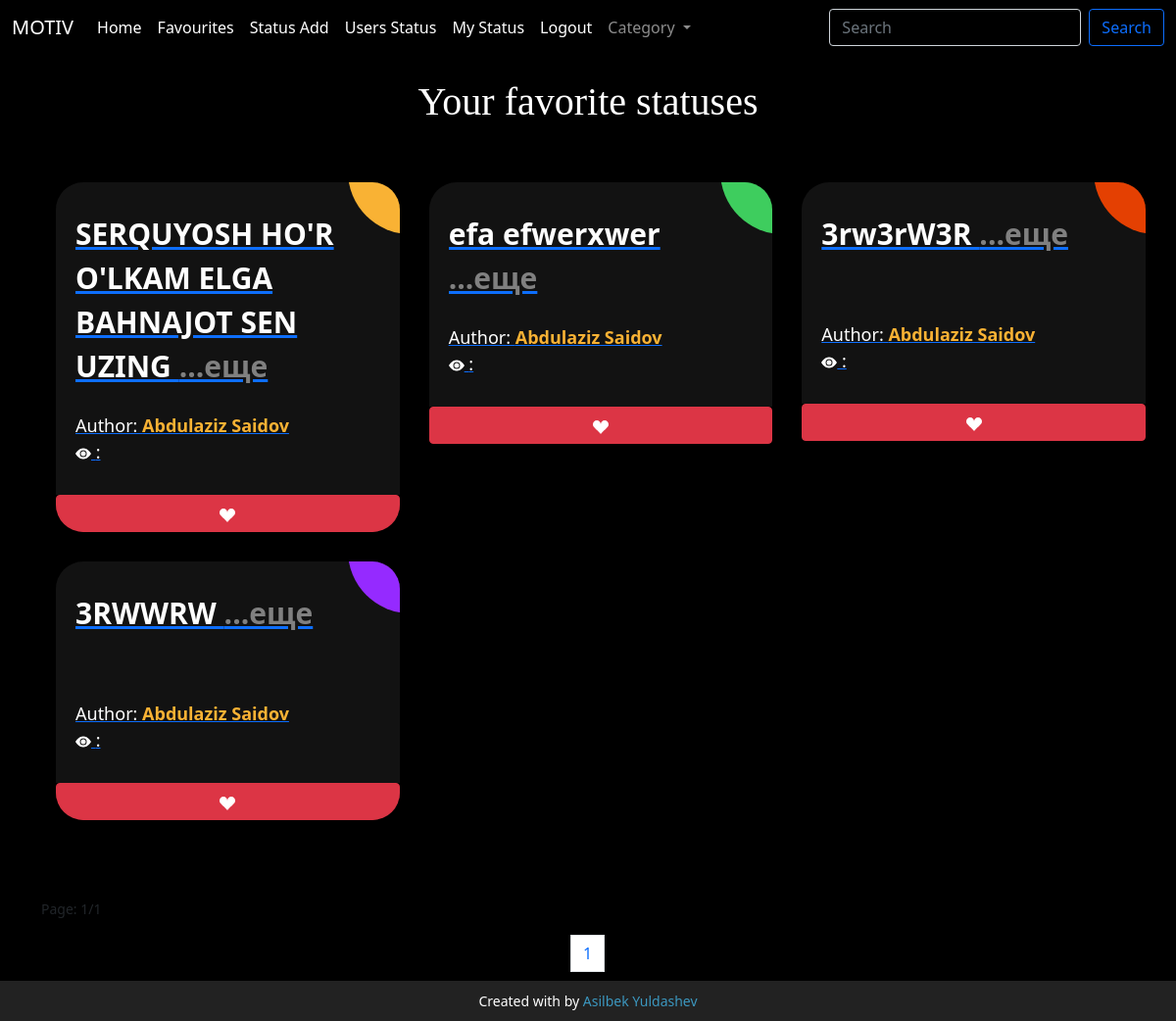
The app's page /favourites/ (signed in), older data.
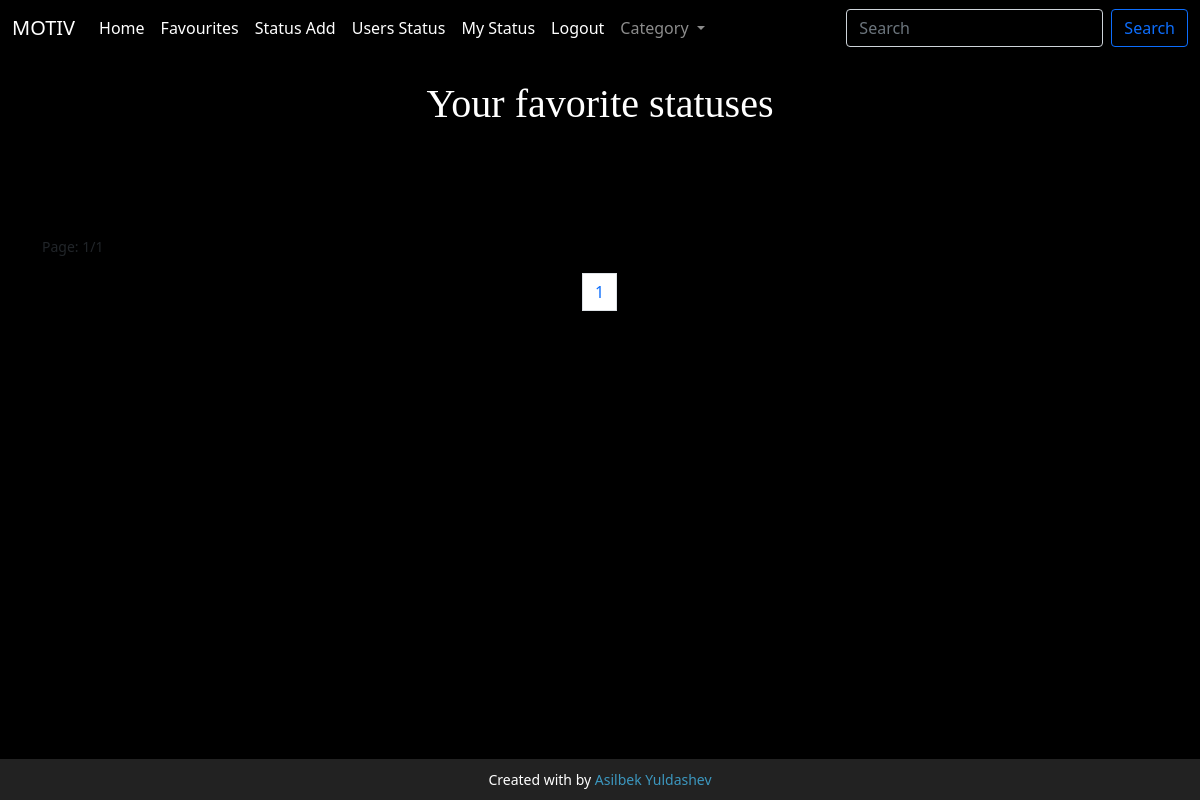
The same page, newer data.
### main/models.py (models this page shows, shortened)
class Status(models.Model):
    category = models.ForeignKey(Category, on_delete=models.CASCADE)
    text = models.TextField()
    author = models.ForeignKey(Authors, on_delete=models.CASCADE)
    favourites = models.ManyToManyField(User, related_name='favourite', default=None, blank=True)

class Authors(models.Model):
    full_name = models.CharField(max_length=250)
    bio = models.TextField()
    img = models.ImageField(upload_to='images/')
    def __str__(self):
        return self.full_name

### main/views.py (the view)
# urls.py: path('favourites/', sevimli, name='sevimli'),
def sevimli(request):
    category = Category.objects.all()
    new = Status.objects.filter(favourites=request.user)
    page = Paginator(new, 9)
    page_list = request.GET.get('page')
    page = page.get_page(page_list)
    return render(request, 'favourite.html', {
        'new': new,
        'page':page,
        'category':category
                                              })

### template/favourite.html (shortened to what the changed rows need)
{% load static %}
{% load hitcount_tags %}
<!doctype html>
<html lang="en">
<head>
    <link href="https://cdn.jsdelivr.net/npm/bootstrap@5.1.0/dist/css/bootstrap.min.css" rel="stylesheet"
>
    <link rel="stylesheet" href="{% static 'salom.css' %}">
</head>
<body>
<h1 class="text-center text-white mt-4" style="font-family: cursive">Your favorite statuses</h1>
<link rel="stylesheet" href="https://use.fontawesome.com/releases/v5.7.0/css/all.css"
>
<div style="display: flex; flex-direction: column; justify-content: center; align-items: center">
<div>
<div style="" class="container">
    {% if search %}
    <div class="ag-format-container">
        <div class="ag-courses_box">
            {% for i in status %}
            <div class="ag-courses_item">
                <a href="{% url 'status' i.id %}" class="ag-courses-item_link">
                    <div class="ag-courses-item_bg">
                    </div>
                    <div class="ag-courses-item_title">
                        <span>{{ i.text|slice:45 }}</span>
                    </div>
                    <div class="ag-courses-item_date-box">
                        Author:
                        <span class="ag-courses-item_date">
              {{ i.author }} </span>
                        <br>
                        <svg xmlns="http://www.w3.org/2000/svg" width="16" height="16" fill="currentColor"
                             class="bi bi-eye-fill" viewBox="0 0 16 16">
                            <path d="M10.5 8a2.5 2.5 0 1 1-5 0 2.5 2.5 0 0 1 5 0"/>
                            <path d="M0 8s3-5.5 8-5.5S16 8 16 8s-3 5.5-8 5.5S0 8 0 8m8 3.5a3.5 3.5 0 1 0 0-7 3.5 3.5 0 0 0 0 7"/>
                        </svg>
                        : {% get_hit_count for i %}
                    </div>
            </div>
            </a>
        </div>
    </div>
    {% endfor %}
    {% else %}
    <div class="ag-format-container">
        <div class="ag-courses_box">
            {% for i in page.object_list %}
            <div class="ag-courses_item">
                <a href="{% url 'status' i.id %}" class="ag-courses-item_link">
                    <div class="ag-courses-item_bg"></div>
                    <div id="textbox" class="ag-courses-item_title">
                        <span>{{ i.text|slice:45 }} <span style="color: gray">...еще</span></span>
                    </div>
                    <div class="ag-courses-item_date-box">
                        Author:
                        <span class="ag-courses-item_date">
              {{ i.author }} </span> <br>
                        <svg xmlns="http://www.w3.org/2000/svg" width="16" height="16" fill="currentColor"
                             class="bi bi-eye-fill" viewBox="0 0 16 16">
                            <path d="M10.5 8a2.5 2.5 0 1 1-5 0 2.5 2.5 0 0 1 5 0"/>
                            <path d="M0 8s3-5.5 8-5.5S16 8 16 8s-3 5.5-8 5.5S0 8 0 8m8 3.5a3.5 3.5 0 1 0 0-7 3.5 3.5 0 0 0 0 7"/>
                        </svg>
                        : {% get_hit_count for i %}
                    </div>
                </a>
                {% if fav %} <a href="{% url 'favourites' i.id %}" class="btn btn-outline-danger w-100">
            <svg xmlns="http://www.w3.org/2000/svg" width="16" height="16" fill="currentColor" class="bi bi-suit-heart" viewBox="0 0 16 16">
  <path d="m8 6.236-.894-1.789c-.222-.443-.607-1.08-1.152-1.595C5.418 2.345 4.776 2 4 2 2.324 2 1 3.326 1 4.92c0 1.211.554 2.066 1.868 3.37.337.334.721.695 1.146 1.093C5.122 10.423 6.5 11.717 8 13.447c1.5-1.73 2.878-3.024 3.986-4.064.425-.398.81-.76 1.146-1.093C14.446 6.986 15 6.131 15 4.92 15 3.326 13.676 2 12 2c-.777 0-1.418.345-1.954.852-.545.515-.93 1.152-1.152 1.595zm.392 8.292a.513.513 0 0 1-.784 0c-1.601-1.902-3.05-3.262-4.243-4.381C1.3 8.208 0 6.989 0 4.92 0 2.755 1.79 1 4 1c1.6 0 2.719 1.05 3.404 2.008.26.365.458.716.596.992a7.55 7.55 0 0 1 .596-.992C9.281 2.049 10.4 1 12 1c2.21 0 4 1.755 4 3.92 0 2.069-1.3 3.288-3.365 5.227-1.193 1.12-2.642 2.48-4.243 4.38z"/>
</svg>
          </a>
                                {% else %}
                              <a href="{% url 'favourites' i.id %}" class="btn btn-danger w-100">  <svg xmlns="http://www.w3.org/2000/svg" width="16" height="16" fill="currentColor" class="bi bi-suit-heart-fill" viewBox="0 0 16 16">
  <path d="M4 1c2.21 0 4 1.755 4 3.92C8 2.755 9.79 1 12 1s4 1.755 4 3.92c0 3.263-3.234 4.414-7.608 9.608a.513.513 0 0 1-.784 0C3.234 9.334 0 8.183 0 4.92 0 2.755 1.79 1 4 1"/>
</svg></a>
                                {% endif %}
            </div>
            {% endfor %}
        </div>
    </div>
    {% endif %}
    <nav aria-label="Page navigation example">
        <ul class="pagination justify-content-center">
            {% for num_page in page.paginator.page_range %}
            {% if page.number == num_page %}
            <li class="page-item"><a class="page-link" href="#">{{ num_page }}</a></li>
            {% endif %}<br/>{% endfor %}
        </ul>
    </nav>
</div>
</body>
</html>

Row changes from the older to the newer data that the page shows:
removed Status: text "SERQUYOSH HO'R O'LKAM ELGA BAHNAJOT SEN UZING", author "Abdulaziz Saidov"
removed Status: text "efa efwerxwer", author "Abdulaziz Saidov"
removed Status: text "3rw3rW3R", author "Abdulaziz Saidov"
removed Status: text "3RWWRW", author "Abdulaziz Saidov"
